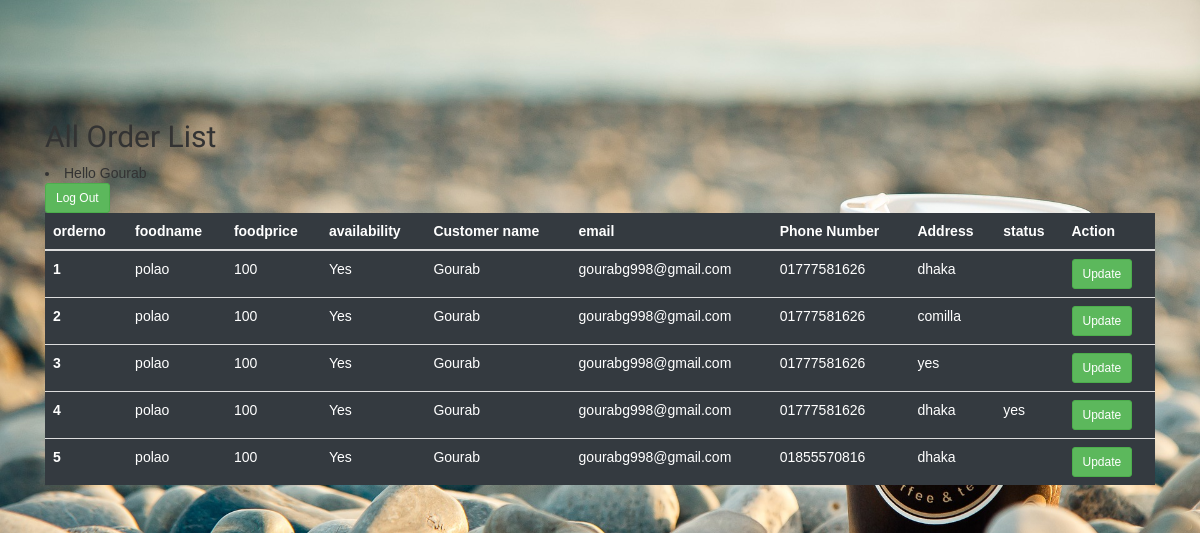
Page /deliveryman.php (signed in) on the committed database.
### tables this page shows
CREATE TABLE `orders` (
  `orderno` int(100) NOT NULL,
  `foodname` varchar(255) NOT NULL,
  `foodprice` varchar(255) NOT NULL,
  `availability` varchar(255) NOT NULL,
  `Cusname` varchar(255) NOT NULL,
  `email` varchar(255) NOT NULL,
  `phone` varchar(255) NOT NULL,
  `address` varchar(255) NOT NULL,
  `status` varchar(20) NOT NULL
);

### deliveryman.php (the view, shortened to what this page needs)
<?php
  include "include/db.php";
?>
<?php
 $n=$_SESSION['username'];
  if(isset($_SESSION['logged_in'])){
?>
<!doctype html>
<html lang="en">
  <head>
    <link rel="stylesheet" href="https://stackpath.bootstrapcdn.com/bootstrap/4.4.1/css/bootstrap.min.css">
    <link href="https://maxcdn.bootstrapcdn.com/bootstrap/3.3.6/css/bootstrap.min.css" rel="stylesheet" />
    <link rel="stylesheet" type="text/css" href="css/style.css">
  </head>
  <body>
    <section>
      <div class="container">
        <div class="row">
          <div class="col-md-8">
            <h2>All Order List</h2>
          </div>
          <div class="col-md-4">
          </div>
        </div>
        <div class="row">
          <div class="col-md-12">
            <table class="table table-dark">
              <li>Hello <?php echo $n  ?></li>
              <a href="logout.php" class="btn btn-success btn-sm">Log Out</a>
              <thead>
                <tr>
                  <th scope="col">orderno</th>
                  <th scope="col">foodname</th>
                  <th scope="col">foodprice</th>
                  <th scope="col">availability </th>
                  <th scope="col">Customer name </th>
                  <th scope="col">email</th>
                  <th scope="col">Phone Number</th>
                  <th scope="col">Address</th>
                  <th scope="col">status</th>
                  <th scope="col">Action</th>
                </tr>
              </thead>
              <tbody>
                <?php
                  $myQuery = "SELECT * FROM orders";
                  $allUsers = mysqli_query($db, $myQuery);
                  $i = 0;
                  while ( $row = mysqli_fetch_assoc($allUsers) ) {
                      $id         = $row['orderno'];
                      $foodname   = $row['foodname'];
                      $foodprice   = $row['foodprice'];
                      $availability  = $row['availability'];
                      $Cusname   = $row['Cusname'];
                      $email      = $row['email'];
                      $phone      = $row['phone'];
                      $address    = $row['address'];
                      $status    = $row['status'];
                      $i++;
                      ?>
                      <tr>
                        <th scope="row"><?php echo $i; ?></th>
                        <td><?php echo $foodname; ?></td>
                        <td><?php echo $foodprice; ?></td>
                        <td><?php echo $availability; ?></td>
                        <td><?php echo $Cusname; ?></td>
                        <td><?php echo $email; ?></td>
                        <td><?php echo $phone; ?></td>
                        <td><?php echo $address; ?></td>
                        <td><?php echo $status; ?></td>
                        <td>
                          <div class="btn-group">
                            <a href="updateOrder.php?update=<?php echo $id; ?>" class="btn btn-success btn-sm">Update</a>
                          </div>
                        </td>
                      </tr>
                <?php  }
                ?>
              </tbody>
            </table>
          </div>
        </div>
      </div>
    </section>
  </body>
</html>
<?php
}
else
{
  include('login.php');
}
?>

### css/style.css (style rules this page uses)
body { margin: 0; padding: 0; background: url(dosa-king-bangkok-banner.jpg); background-size: cover; background-position: center; font-family: sans-serif; }
h1, h2, h3, h4, h5, h6 { font-family: 'Catamaran', sans-serif; }
section { padding: 100px 0; }
body { margin: 0; padding: 0; background: url(pic1.jpg); background-size: cover; background-position: center; font-family: sans-serif; }

### rows in the picture
orders: foodname "polao", foodprice "100", availability "Yes", Cusname "Gourab", email "gourabg998@gmail.com", phone "01777581626", address "dhaka"
orders: foodname "polao", foodprice "100", availability "Yes", Cusname "Gourab", email "gourabg998@gmail.com", phone "01777581626", address "comilla"
orders: foodname "polao", foodprice "100", availability "Yes", Cusname "Gourab", email "gourabg998@gmail.com", phone "01777581626", address "yes"
orders: foodname "polao", foodprice "100", availability "Yes", Cusname "Gourab", email "gourabg998@gmail.com", phone "01777581626", address "dhaka", status "yes"
orders: foodname "polao", foodprice "100", availability "Yes", Cusname "Gourab", email "gourabg998@gmail.com", phone "01855570816", address "dhaka"

### other values in the picture
$n "Gourab"
